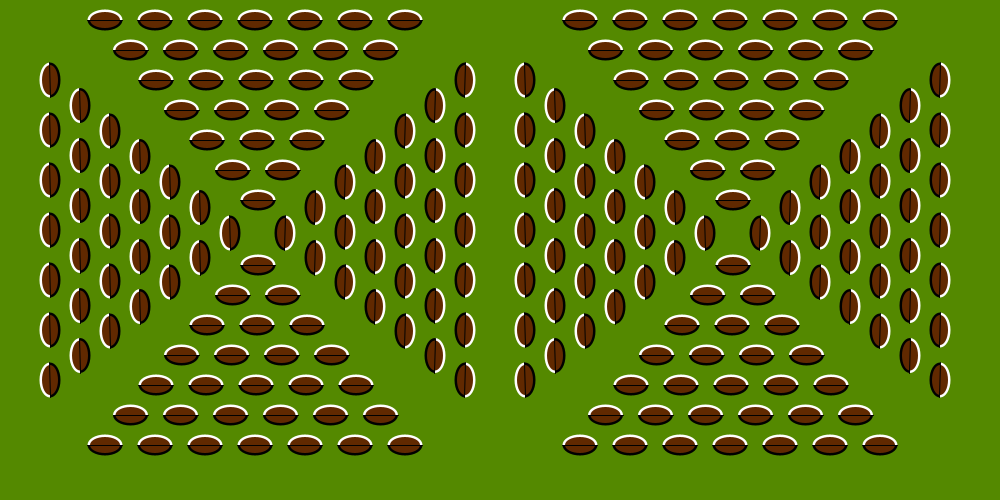
Frame 1 (no input)
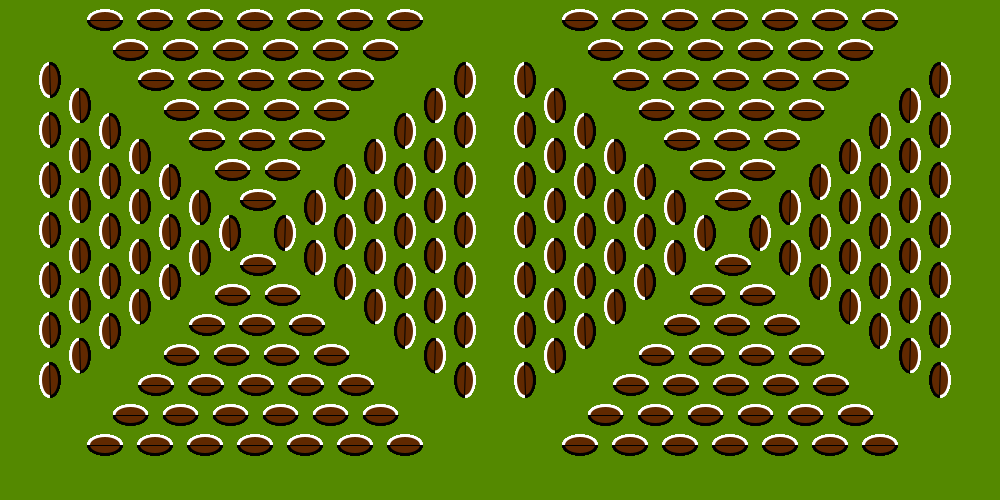
Frame 60 (the mouse pressed at the canvas centre just before this capture)
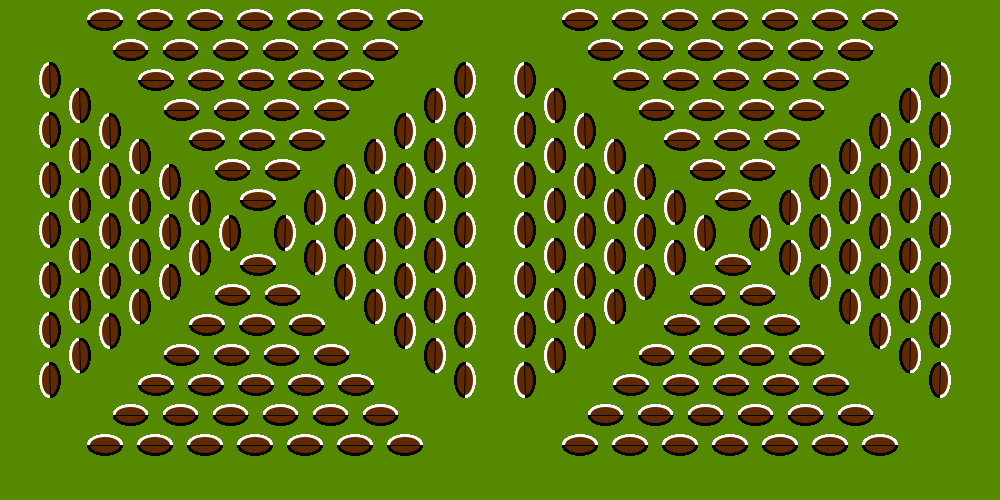
Frame 120 (the mouse held since frame 60 and released just before this capture)

The Processing sketch that drew these frames (run headless with seeded random() and noise(); from frame 60 on, the mouse is pressed at the canvas centre):

// Processing sketch: Coffee_Beans
// ── Coffee_Beans.pde
PShape bean;
float size_x, size_y;
int spacing_x, spacing_y;

void setup()
{
  size(1000, 500);
  color green = color(#548900);
  background(green);
  noStroke();
  
  size_x = 50*0.7;
  size_y = 30*0.7;
  
  spacing_x=30;
  spacing_y = 50;
  
  bean = createShape(GROUP);
  
  PShape black = createShape(ARC,0, 0, size_x, size_y, 0, PI);
  black.setFill(0);
  
  PShape white = createShape(ARC,0, 0, size_x, size_y, PI, TWO_PI);
  white.setFill(255);
  
  PShape brown = createShape(ELLIPSE,0, 0, size_x-5, size_y-5);
  brown.setFill(color(97,41,0));
  
  stroke(0);
  PShape line = createShape(LINE,0-(size_x/2), 0, 0+(size_x/2), 0);
  line.setFill(0);
  line.setStroke(0);
  
  bean.addChild(black);
  bean.addChild(white);
  bean.addChild(brown);
  bean.addChild(line);
}

void draw()
{
  float posx = 50, posy, last_posx, last_posy;
  int counter;
  // Izquierda
  posy = 80;
  counter = 0;
  
  for(int i=7; i>=1; i--)
  {
    for(int j=0; j<i; j++){
      posx = 50+(counter*spacing_x);
      pushMatrix();
      translate(posx,posy+(j*spacing_y));
      rotate(-(PI/2));
      shape(bean,0,0);
      popMatrix();
    }
    posy += size_x/2 + spacing_y/6;
    counter += 1;
  }
  
  // Derecha
  last_posx = posx + size_x + 20;
  last_posy = posy;
  
  posy = last_posy - size_x/2 - spacing_y/6;
  counter = 0;
  
  for(int i=1; i<=7; i++)
  {
    for(int j=0; j<i; j++){
      posx = last_posx+(counter*spacing_x);
      pushMatrix();
      translate(posx,posy+(j*spacing_y));
      rotate(PI/2);
      shape(bean,0,0);
      popMatrix();
    }
    posy -= size_x/2 + spacing_y/6;
    counter += 1;
  }
  
  // Arriba  
  posx = 105;
  counter = 0;
  
  for(int i=7; i>=1; i--)
  {
    for(int j=0; j<i; j++){
      posy = 20+(counter*spacing_x);
      pushMatrix();
      translate(posx+(j*spacing_y),posy);
      rotate(0);
      shape(bean,0,0);
      popMatrix();
    }
    posx += size_x/2 + spacing_y/6;
    counter += 1;
  }
  
  // Abajo
  last_posx = posx;
  last_posy = posy + size_x + 30;
  
  posx = last_posx - size_x/2 - spacing_y/6;
  counter = 0;
  
  for(int i=1; i<=7; i++)
  {
    for(int j=0; j<i; j++){
      posy = last_posy+(counter*spacing_x);
      pushMatrix();
      translate(posx+(j*spacing_y),posy);
      rotate(0);
      shape(bean,0,0);
      popMatrix();
    }
    posx -= size_x/2 + spacing_y/6;
    counter += 1;
  }
  
  // Segundo "Cuadrado"
  
  // Izquierda
  posx = 525;
  posy = 80;
  counter = 0;
  
  for(int i=7; i>=1; i--)
  {
    for(int j=0; j<i; j++){
      posx = 525+(counter*spacing_x);
      pushMatrix();
      translate(posx,posy+(j*spacing_y));
      rotate(-(PI/2));
      shape(bean,0,0);
      popMatrix();
    }
    posy += size_x/2 + spacing_y/6;
    counter += 1;
  }
  
  // Derecha
  last_posx = posx + size_x + 20;
  last_posy = posy;
  
  posy = last_posy - size_x/2 - spacing_y/6;
  counter = 0;
  
  for(int i=1; i<=7; i++)
  {
    for(int j=0; j<i; j++){
      posx = last_posx+(counter*spacing_x);
      pushMatrix();
      translate(posx,posy+(j*spacing_y));
      rotate(PI/2);
      shape(bean,0,0);
      popMatrix();
    }
    posy -= size_x/2 + spacing_y/6;
    counter += 1;
  }
  
  // Arriba  
  posx = 580;
  counter = 0;
  
  for(int i=7; i>=1; i--)
  {
    for(int j=0; j<i; j++){
      posy = 20+(counter*spacing_x);
      pushMatrix();
      translate(posx+(j*spacing_y),posy);
      rotate(0);
      shape(bean,0,0);
      popMatrix();
    }
    posx += size_x/2 + spacing_y/6;
    counter += 1;
  }
  
  // Abajo
  last_posx = posx;
  last_posy = posy + size_x + 30;
  
  posx = last_posx - size_x/2 - spacing_y/6;
  counter = 0;
  
  for(int i=1; i<=7; i++)
  {
    for(int j=0; j<i; j++){
      posy = last_posy+(counter*spacing_x);
      pushMatrix();
      translate(posx+(j*spacing_y),posy);
      rotate(0);
      shape(bean,0,0);
      popMatrix();
    }
    posx -= size_x/2 + spacing_y/6;
    counter += 1;
  }
}
